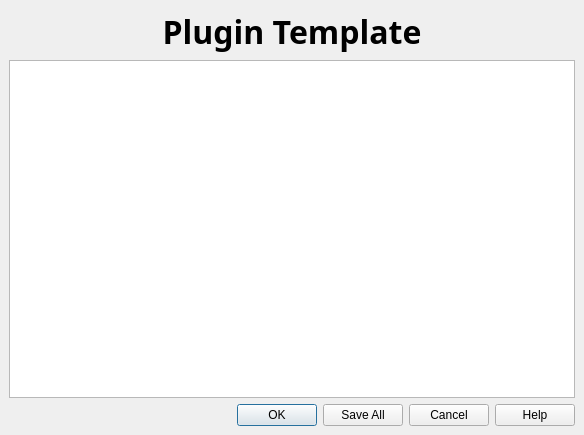
<ui version="4.0" >
 <class>TopologyCheckerGuiBase</class>
 <widget class="QDialog" name="TopologyCheckerGuiBase" >
  <property name="geometry" >
   <rect>
    <x>0</x>
    <y>0</y>
    <width>584</width>
    <height>435</height>
   </rect>
  </property>
  <property name="windowTitle" >
   <string>QGIS Plugin Template</string>
  </property>
  <property name="windowIcon" >
   <iconset/>
  </property>
  <layout class="QGridLayout" >
   <property name="margin" >
    <number>9</number>
   </property>
   <property name="spacing" >
    <number>6</number>
   </property>
   <item row="0" column="0" >
    <widget class="QLabel" name="txtHeading" >
     <property name="sizePolicy" >
      <sizepolicy>
       <hsizetype>5</hsizetype>
       <vsizetype>1</vsizetype>
       <horstretch>0</horstretch>
       <verstretch>0</verstretch>
      </sizepolicy>
     </property>
     <property name="font" >
      <font>
       <family>Sans Serif</family>
       <pointsize>24</pointsize>
       <weight>75</weight>
       <italic>false</italic>
       <bold>true</bold>
       <underline>false</underline>
       <strikeout>false</strikeout>
      </font>
     </property>
     <property name="text" >
      <string>Plugin Template</string>
     </property>
     <property name="alignment" >
      <set>Qt::AlignCenter</set>
     </property>
    </widget>
   </item>
   <item row="1" column="0" >
    <widget class="QTextBrowser" name="textBrowser" >
     <property name="openExternalLinks" >
      <bool>true</bool>
     </property>
    </widget>
   </item>
   <item row="2" column="0" >
    <widget class="QDialogButtonBox" name="buttonBox" >
     <property name="orientation" >
      <enum>Qt::Horizontal</enum>
     </property>
     <property name="standardButtons" >
      <set>QDialogButtonBox::Cancel|QDialogButtonBox::Help|QDialogButtonBox::NoButton|QDialogButtonBox::Ok|QDialogButtonBox::SaveAll</set>
     </property>
    </widget>
   </item>
  </layout>
 </widget>
 <layoutdefault spacing="6" margin="11" />
 <resources/>
 <connections/>
</ui>
